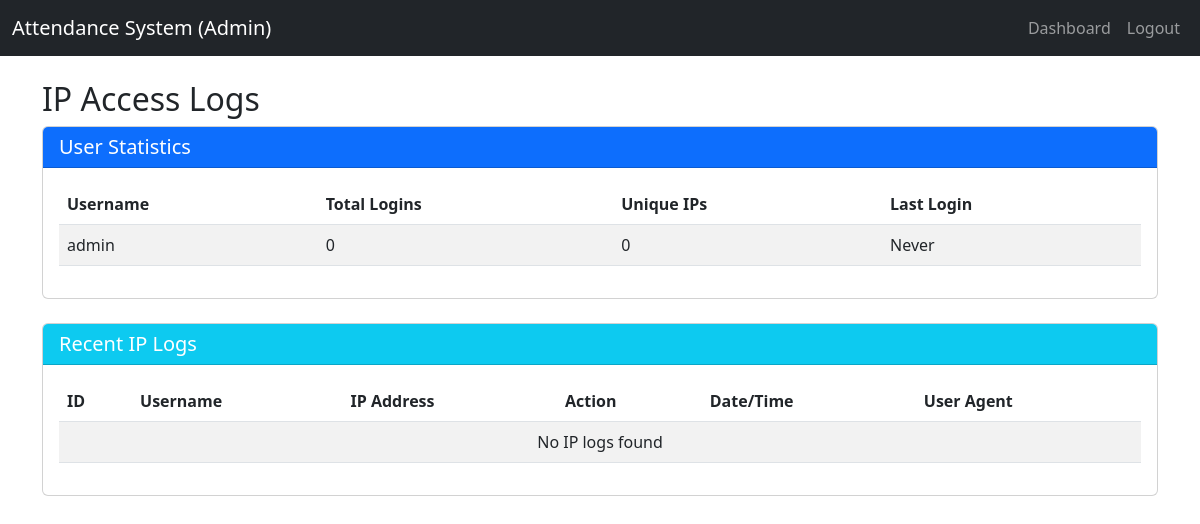
The app's page /admin/ip-logs (signed in), older data.
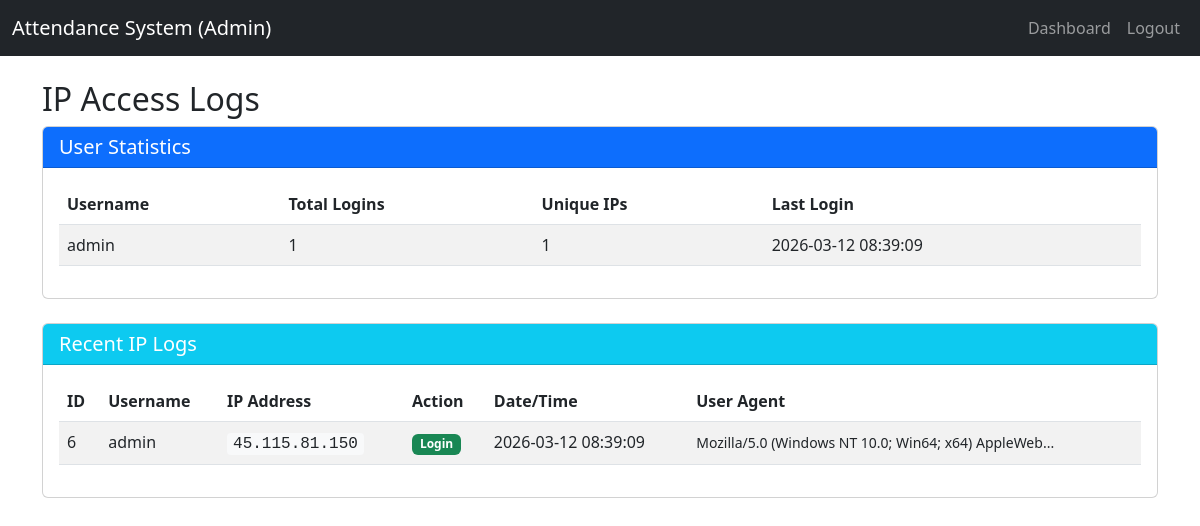
The same page, newer data.
### tables this page shows
CREATE TABLE users (
                    id INTEGER PRIMARY KEY AUTOINCREMENT,
                    username TEXT UNIQUE NOT NULL,
                    password TEXT NOT NULL,
                    role TEXT NOT NULL,
                    default_shift TEXT DEFAULT 'auto'
                );

CREATE TABLE ip_logs (
                    id INTEGER PRIMARY KEY AUTOINCREMENT,
                    user_id INTEGER NOT NULL,
                    ip_address TEXT NOT NULL,
                    user_agent TEXT,
                    action TEXT DEFAULT 'login',
                    created_at DATETIME DEFAULT CURRENT_TIMESTAMP,
                    FOREIGN KEY(user_id) REFERENCES users(id)
                );

### app.py (the view)
@app.route('/admin/ip-logs')
@login_required
@admin_required
def admin_ip_logs():
    try:
        logs = query_db('''
        SELECT
            l.id,
            l.user_id,
            u.username,
            l.ip_address,
            l.user_agent,
            l.action,
            l.created_at
        FROM ip_logs l
        JOIN users u ON l.user_id = u.id
        ORDER BY l.created_at DESC
        LIMIT 500
        ''')
        if not logs:
            logs = []
        stats = query_db('''
            SELECT
                u.username,
                COUNT(l.id) as total_logins,
                COUNT(DISTINCT l.ip_address) as unique_ips,
                MAX(l.created_at) as last_login
            FROM users u
            LEFT JOIN ip_logs l ON u.id = l.user_id
            GROUP BY u.id, u.username
            ORDER BY last_login DESC
        ''')
        if not stats:
            stats = []
        return render_template('admin_ip_logs.html', logs=logs, stats=stats)
    except Exception as e:
        app.logger.error(f"Error in admin_ip_logs: {str(e)}")
        flash(f'Error loading IP logs: {str(e)}', 'danger')
        return redirect(url_for('dashboard'))

### app.py (called while the page is built)
def get_db():
    if DATABASE_URL and DATABASE_URL.startswith('postgres'):
        if not hasattr(g, '_database'):
            g._database = psycopg2.connect(DATABASE_URL, cursor_factory=RealDictCursor)
        return g._database
    else:
        db = getattr(g, '_database', None)
        if db is None:
            db = g._database = sqlite3.connect('attendance.db')
            db.row_factory = sqlite3.Row
        return db

@app.teardown_appcontext
def close_connection(exception):
    db = getattr(g, '_database', None)
    if db is not None:
        db.close()

def query_db(query, args=(), one=False):
    try:
        conn = get_db()
        if DATABASE_URL and DATABASE_URL.startswith('postgres'):
            cur = conn.cursor()
            cur.execute(query.replace('?', '%s'), args)
            rv = cur.fetchall()
            cur.close()
            return (rv[0] if rv else None) if one else rv
        else:
            cur = conn.execute(query, args)
            rv = cur.fetchall()
            cur.close()
            return (rv[0] if rv else None) if one else rv
    except Exception as e:
        app.logger.error(f"Database query error: {str(e)}")
        raise

def login_required(f):
    @wraps(f)
    def decorated_function(*args, **kwargs):
        if 'user_id' not in session:
            flash('Please log in first.', 'warning')
            return redirect(url_for('login'))
        return f(*args, **kwargs)
    return decorated_function

def admin_required(f):
    @wraps(f)
    def decorated_function(*args, **kwargs):
        if session.get('role') != 'admin':
            flash('Admin access required.', 'danger')
            return redirect(url_for('dashboard'))
        return f(*args, **kwargs)
    return decorated_function

### templates/admin_ip_logs.html (shortened to what this page needs)
<!DOCTYPE html>
<html lang="en">
<head>
    <link href="https://cdn.jsdelivr.net/npm/bootstrap@5.3.0/dist/css/bootstrap.min.css" rel="stylesheet">
</head>
<body>
    <nav class="navbar navbar-expand-lg navbar-dark bg-dark">
        <div class="container-fluid">
            <a class="navbar-brand" href="#">Attendance System (Admin)</a>
            <div class="collapse navbar-collapse">
                <ul class="navbar-nav ms-auto">
                    <li class="nav-item"><a class="nav-link" href="{{ url_for('dashboard') }}">Dashboard</a></li>
                    <li class="nav-item"><a class="nav-link" href="{{ url_for('logout') }}">Logout</a></li>
                </ul>
            </div>
        </div>
    </nav>
    <div class="container mt-4">
        <h2>IP Access Logs</h2>
        <div class="card mb-4">
            <div class="card-header bg-primary text-white">
                <h5 class="mb-0">User Statistics</h5>
            </div>
            <div class="card-body">
                <div class="table-responsive">
                    <table class="table table-striped table-hover">
                        <thead>
                            <tr>
                                <th>Username</th>
                                <th>Total Logins</th>
                                <th>Unique IPs</th>
                                <th>Last Login</th>
                            </tr>
                        </thead>
                        <tbody>
                            {% for stat in stats %}
                            <tr>
                                <td>{{ stat.username }}</td>
                                <td>{{ stat.total_logins or 0 }}</td>
                                <td>{{ stat.unique_ips or 0 }}</td>
                                <td>{{ stat.last_login or 'Never' }}</td>
                            </tr>
                            {% else %}
                            <tr>
                                <td colspan="4" class="text-center">No data available</td>
                            </tr>
                            {% endfor %}
                        </tbody>
                    </table>
                </div>
            </div>
        </div>
        <div class="card">
            <div class="card-header bg-info text-white">
                <h5 class="mb-0">Recent IP Logs</h5>
            </div>
            <div class="card-body">
                <div class="table-responsive">
                    <table class="table table-striped table-hover">
                        <thead>
                            <tr>
                                <th>ID</th>
                                <th>Username</th>
                                <th>IP Address</th>
                                <th>Action</th>
                                <th>Date/Time</th>
                                <th>User Agent</th>
                            </tr>
                        </thead>
                        <tbody>
                            {% for log in logs %}
                            <tr>
                                <td>{{ log.id }}</td>
                                <td>{{ log.username }}</td>
                                <td><span class="ip-address">{{ log.ip_address }}</span></td>
                                <td>
                                    {% if log.action == 'login' %}
                                        <span class="badge bg-success">Login</span>
                                    {% else %}
                                        <span class="badge bg-secondary">{{ log.action }}</span>
                                    {% endif %}
                                </td>
                                <td>{{ log.created_at }}</td>
                                <td><small>{{ log.user_agent[:50] }}{% if log.user_agent and log.user_agent|length > 50 %}...{% endif %}</small></td>
                            </tr>
                            {% else %}
                            <tr>
                                <td colspan="6" class="text-center">No IP logs found</td>
                            </tr>
                            {% endfor %}
                        </tbody>
                    </table>
                </div>
            </div>
        </div>
    </div>
</body>
</html>

### templates/admin_ip_logs.html (style rules this page uses)
.ip-address { font-family: monospace; background: #f8f9fa; padding: 2px 6px; border-radius: 4px; }

Row changes from the older to the newer data that the page shows:
computed for users "admin": id "0" → "1"; last_login "Never" → "2026-03-12 08:39:09"
added ip_logs: id "6", username "admin", ip_address "45.115.81.150", action "Login", created_at "2026-03-12 08:39:09", user_agent "Mozilla/5.0 (Windows NT 10.0; Win64; x64) AppleWeb"
Text that changed along with them:
text no longer shown: "No IP logs found"
